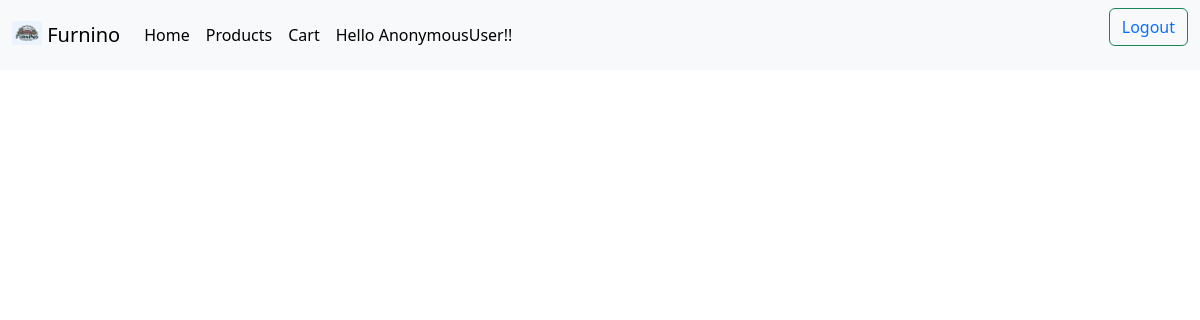
The app's page /description/Oak Wood Large Dining Table, older data.
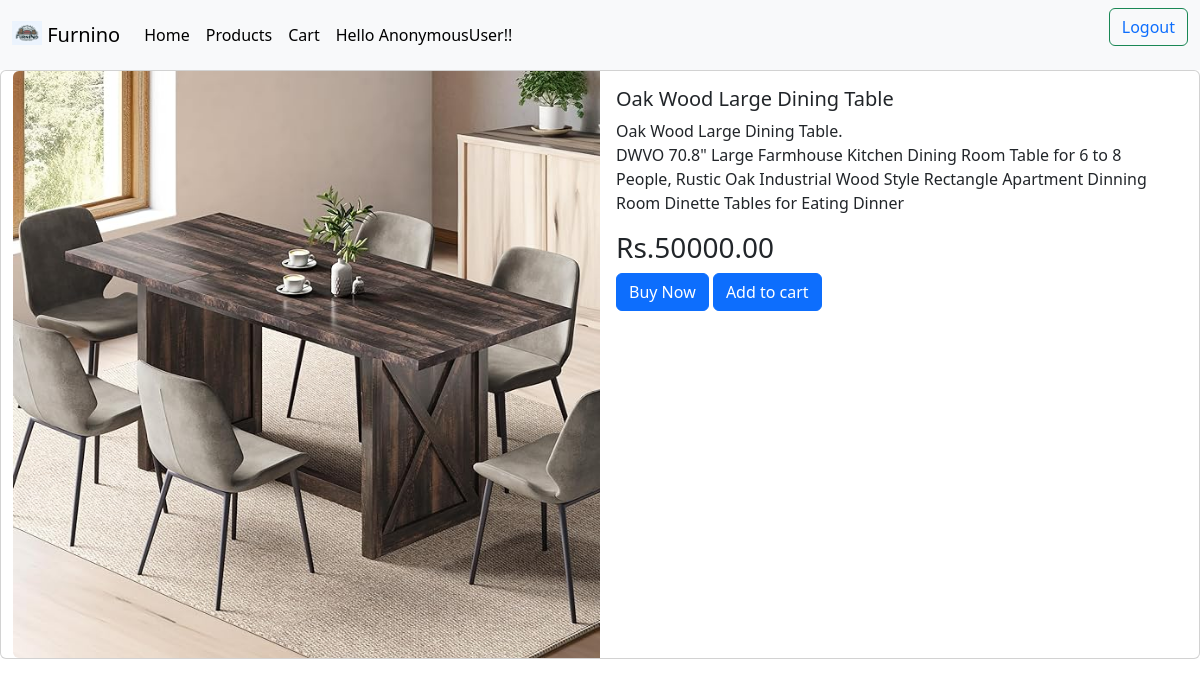
The same page, newer data.
### base/models.py (models this page shows, shortened)
class Product(models.Model):
    name = models.CharField(max_length=200)
    slug = models.SlugField(max_length=200)
    description = models.TextField()
    price = models.DecimalField(max_digits=10, decimal_places=2)
    category = models.ForeignKey(Category, on_delete=models.CASCADE)
    image = models.ImageField(upload_to='product/', blank=True)
    class Meta:
        ordering = ["name"]
        indexes = [
            models.Index(fields=["name"])
        ]

### base/views.py (the view)
# urls.py: path('description/<str:name>',views.description,name="description"),
def description(request,name):
    description=Product.objects.filter(name=name)
    return render(request,"base/product-description.html",
                  {
                      "description":description,
                  })

### base/templates/base/product-description.html (shortened to what this page needs)
{% load static %}
{% include "nav.html" %}
<!DOCTYPE html>
<html lang="en">
<head>
</head>
<body>
    <div class="container-fluid">
        <div class="row">
            {% for item in description %}
                <div class="card mb-3" style="max-width: 100%;">
                    <div class="row g-0">
                        <div class="col-md-6">
                            <img src="{{item.image.url}}" class="img-fluid rounded-start" alt="{{item.name}}">
                        </div>
                        <div class="col-md-6">
                            <div class="card-body">
                                <h5 class="card-title">{{item.name}}</h5>
                                <p class="card-text">{{item.description|safe}}</p>
                                <h3 class="card-text">Rs.{{item.price}}</h3>
                                <a href="#" class="btn btn-primary">Buy Now</a>
                                <a href="#" class="btn btn-primary">Add to cart</a>
                            </div>
                        </div>
                    </div>
                </div>
            </div>
            {% endfor %}
        </div>
    </div>
</body>
</html>

Row changes from the older to the newer data that the page shows:
added Product: image (picture), name "Oak Wood Large Dining Table", description "Oak Wood Large Dining Table. DWVO 70.8\" Large Farmhouse Kitchen Dining Room Table for 6 to 8 People, Rustic Oak Industrial Wood Style Rectangle Apartment Dinning Room Dinette Tables for Eating Dinner", price "50000.00"
